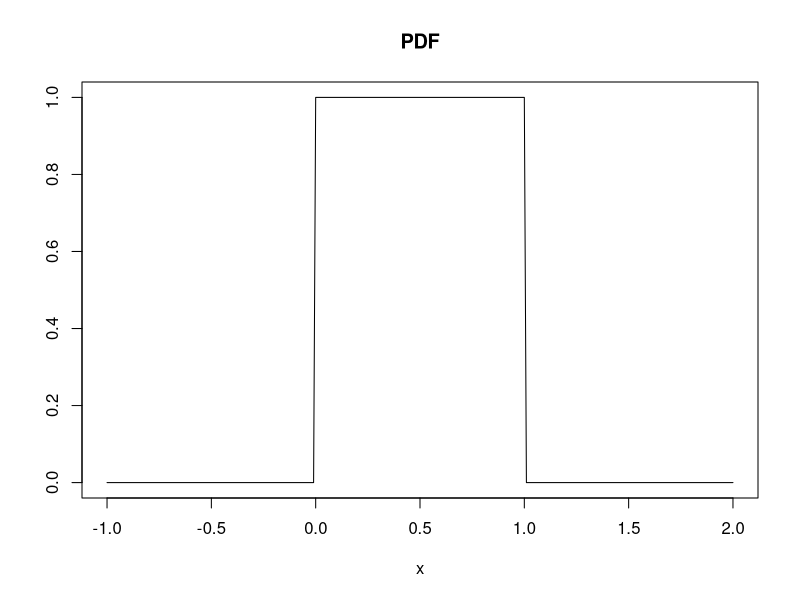
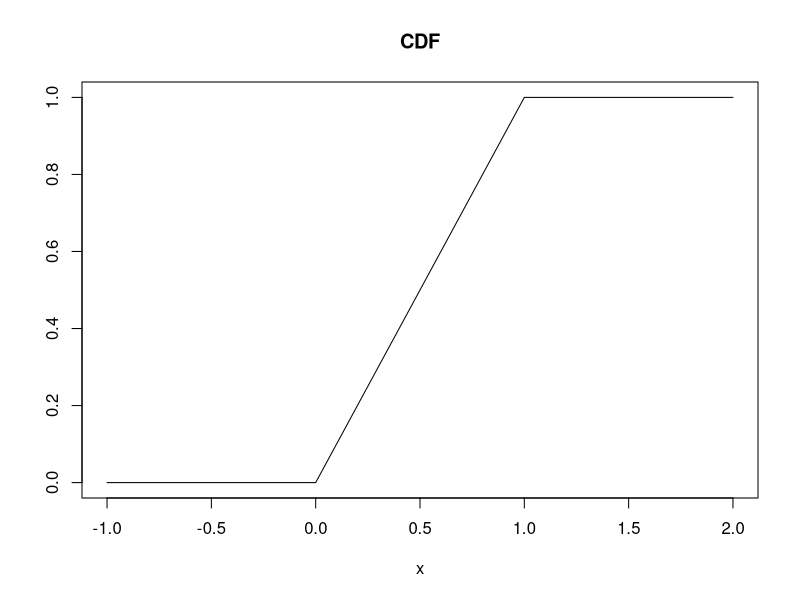
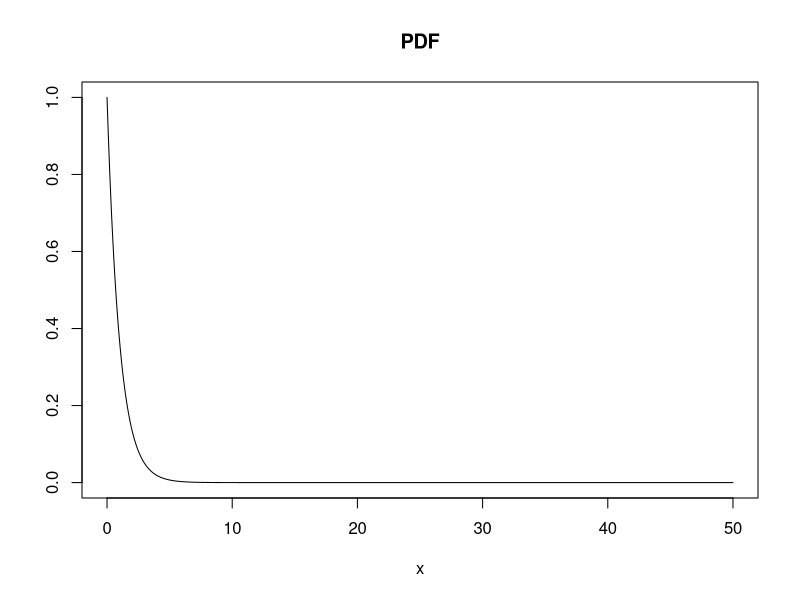
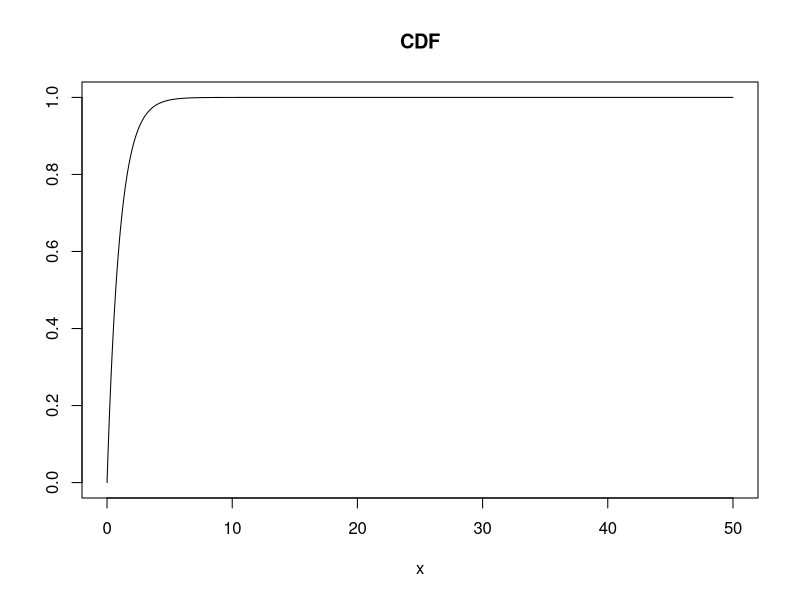
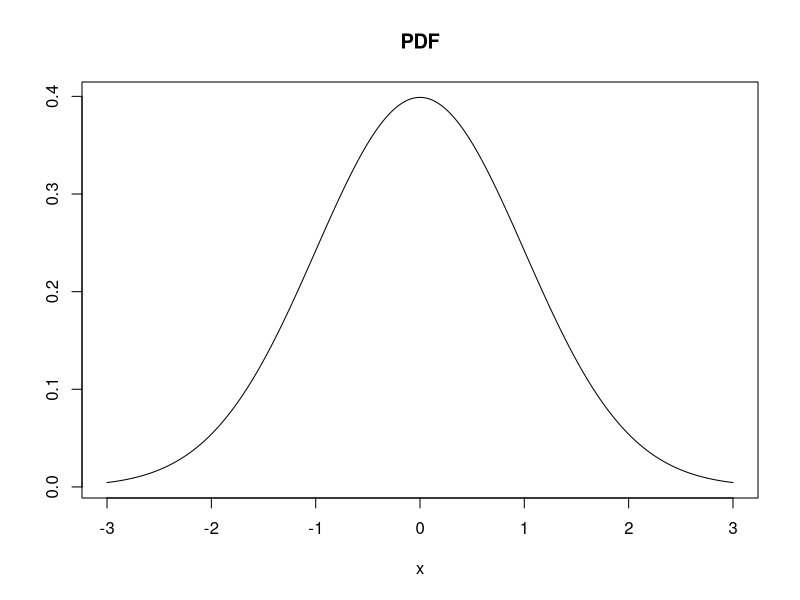
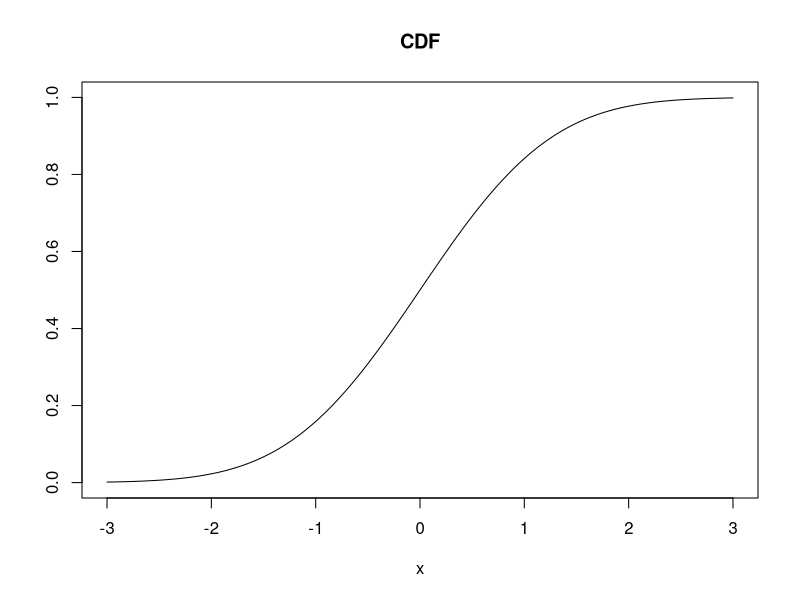

Source code (R) for these figures, in order:
## ---- chunk 1
# Uniform(0, 1)
x <- seq(-1, 2, 0.01)

plot(
  x, dunif(x, 0, 1), type = 'l',
  main = "PDF", xlab = "x", ylab = ""
)

plot(
  x, punif(x, 0, 1), type = 'l',
  main = "CDF", xlab = "x", ylab = "",
  ylim = c(0,1)
)
## ---- chunk 2
# Exponential(lambda = 1)
x <- seq(0, 50, 0.01)
lambda <- 1

plot(
  x, dexp(x, 1), type = 'l',
  main = "PDF", xlab = "x", ylab = ""
)

plot(
  x, pexp(x, 1), type = 'l',
  main = "CDF", xlab = "x", ylab = "",
  ylim = c(0,1)
)
## ---- chunk 3
# Gaussian(mean = 0, variance = 1)
x <- seq(-3, 3, 0.01)
mean <- 0
standard_deviation <- 1

plot(
  x, dnorm(x, mean, standard_deviation), type = 'l',
  main = "PDF", xlab = "x", ylab = ""
)

plot(
  x, pnorm(x, mean, standard_deviation), type = 'l',
  main = "CDF", xlab = "x", ylab = "",
  ylim = c(0,1)
)
